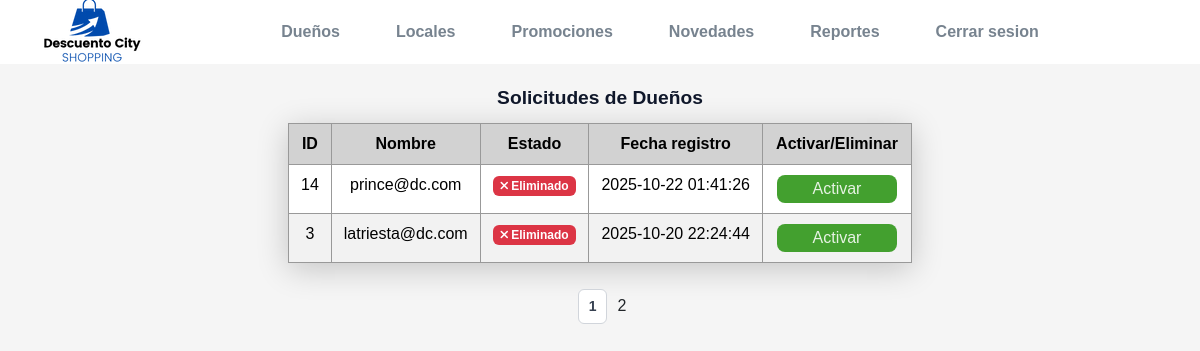
/views/admin/dueños/dueños.php?pagina=2 (signed in), run on the app's committed database.
### tables this page shows
CREATE TABLE `usuarios` (
  `codUsuario` int(11) NOT NULL,
  `nombreUsuario` varchar(100) NOT NULL,
  `claveUsuario` varchar(255) NOT NULL,
  `tipoUsuario` enum('admin','dueño','cliente') NOT NULL,
  `categoriaCliente` enum('inicial','medium','premium') DEFAULT 'inicial',
  `estadoUsuario` enum('activo','pendiente','eliminado') DEFAULT 'pendiente',
  `token` varchar(64) DEFAULT NULL,
  `fechaRegistro` datetime DEFAULT current_timestamp()
);

### views/admin/dueños/dueños.php (the view, shortened to what this page needs)
<?php
include("../../../conexionBD.php");
?>
<!DOCTYPE html>
<html lang="en">
<head>
    <link rel="stylesheet" href="/Descuento-City/assets/css/estilos.css">
    <link href="https://cdn.jsdelivr.net/npm/bootstrap@5.3.8/dist/css/bootstrap.min.css" rel="stylesheet">
    <link rel="stylesheet" href="https://cdnjs.cloudflare.com/ajax/libs/font-awesome/6.0.0/css/all.min.css">
</head>
<body>
    <?php include("../../../includes/admin/adminHeader.php");?>
    <?php
        $cant_por_pag =6;
        $pagina = isset($_GET["pagina"]) ? $_GET["pagina"] : 1;
        if(!$pagina){
            $inicio = 0;
            $pagina=1;
        }
        else{
            $inicio = ($pagina - 1) * $cant_por_pag;
        }
        $consulta = "SELECT * FROM usuarios WHERE tipoUsuario='dueño'";
        $resultado = mysqli_query($conexion,$consulta);
        $total_registros = mysqli_num_rows($resultado);
        $consultaDueños = "SELECT * FROM usuarios WHERE tipoUsuario='dueño' ORDER BY FIELD(LOWER(estadoUsuario), 'pendiente','activo','eliminado'), fechaRegistro  DESC LIMIT $inicio,$cant_por_pag;";
        $listaDueños = mysqli_query($conexion,$consultaDueños);
        $total_paginas = ceil($total_registros / $cant_por_pag);
        echo "<table class='tabla table table-striped'>";
        echo "<caption>Solicitudes de Dueños</caption>";
        echo "<tr>
                <th>ID</th>
                <th>Nombre</th>
                <th>Estado</th>
                <th>Fecha registro</th>
                <th>Activar/Eliminar</th>
            </tr>";
        while($dueño = mysqli_fetch_assoc($listaDueños)){
            ?>
            <tr>
                <td> <?= $dueño["codUsuario"]    ?></td>
                <td> <?= $dueño["nombreUsuario"] ?></td>
                <td>
                    <?php
                    $estado = $dueño["estadoUsuario"];
                    $estado_class = '';
                    $estado_icon = '';
                    switch($estado) {
                        case 'eliminado':
                            $estado_class = 'bg-danger';
                            $estado_icon = 'fas fa-times';
                            break;
                    }
                    ?>
                    <span class="badge <?= $estado_class ?>">
                        <i class="<?= $estado_icon ?>"></i> <?= ucfirst($estado) ?>
                    </span>
                </td>
                <td> <?= $dueño["fechaRegistro"] ?></td>
                <td>
                    <form action="../../../controllers/dueñoCtrl/activacionDueñoController.php" method="POST">
                        <?php if($dueño["estadoUsuario"] == 'pendiente'): ?>
                            <button type="submit"  name="activar"  class="button-activar">Activar</button>
                            <button type="submit"  name="eliminar" class="button-eliminar">Eliminar</button>
                        <?php elseif($dueño["estadoUsuario"] == 'activo'):  ?>
                            <button type="submit"  name="eliminar" class="button-eliminar">Eliminar</button>
                        <?php elseif($dueño["estadoUsuario"] == 'eliminado'):  ?>
                            <button type="submit"  name="activar" class="button-activar">Activar</button>
                        <?php endif; ?>
                    </form>
                </td>
            </tr>
        <?php
        }
        echo "</table>";
        echo "<div class='paginacion mt-3'>";
        for($i = 1;$i <= $total_paginas;$i++){
            if($pagina == $i){
                echo $pagina . "";
            }
            else{
                echo "<a href='dueños.php?pagina=$i' class='btn btn-outline-primary btn-sm mx-1' id='paginacion'>$i</a>";
            }
        }
        echo "</div>";?>
</body>
</html>

### assets/css/estilos.css (style rules this page uses)
* { scroll-behavior: smooth; font-family: "Poppins", Helvetica, Arial, sans-serif; }
body { min-height: 100vh; display: flex; font-size: 1rem; font-weight: 400; text-align: center; flex-direction: column; margin: 0; background-color: #f5f5f5; }
a { text-decoration: none; color: #007BFF; }
.tabla.table { width: auto; max-width: 1444px; margin: 10px auto; box-shadow: 0 6px 30px rgba(0,0,0,0.20); }
.tabla th,.tabla td { border: 1px solid #999; padding: 8px 12px; }
.tabla caption { caption-side: top; text-align: center; font-size: 1.20rem; font-weight: 700; color: #0f172a; padding: 10px 12px; }
.tabla th { background-color: #ddd; }
.button-activar { background-color: #43A02F; color: #fffd; width: 120px; border-radius: 8px; padding: 2px 10px; border: none; cursor: pointer; margin: 2px; }
.paginacion { display: flex; gap: 6px; justify-content: center; align-items: center; margin-top: 14px; flex-wrap: wrap; }
.paginacion a { display: inline-block; padding: 6px 10px; border-radius: 6px; background: #ffffff; border: 1px solid #d1d5db; color: #374151; text-decoration: none; font-weight: 600; transition: background .15s, color .15s, border-color .15s; }

### data on the page
usuarios: codUsuario "14", nombreUsuario "prince@dc.com", estadoUsuario "Eliminado", fechaRegistro "2025-10-22 01:41:26", shows "Activar"
usuarios: codUsuario "3", nombreUsuario "latriesta@dc.com", estadoUsuario "Eliminado", fechaRegistro "2025-10-20 22:24:44", shows "Activar"
